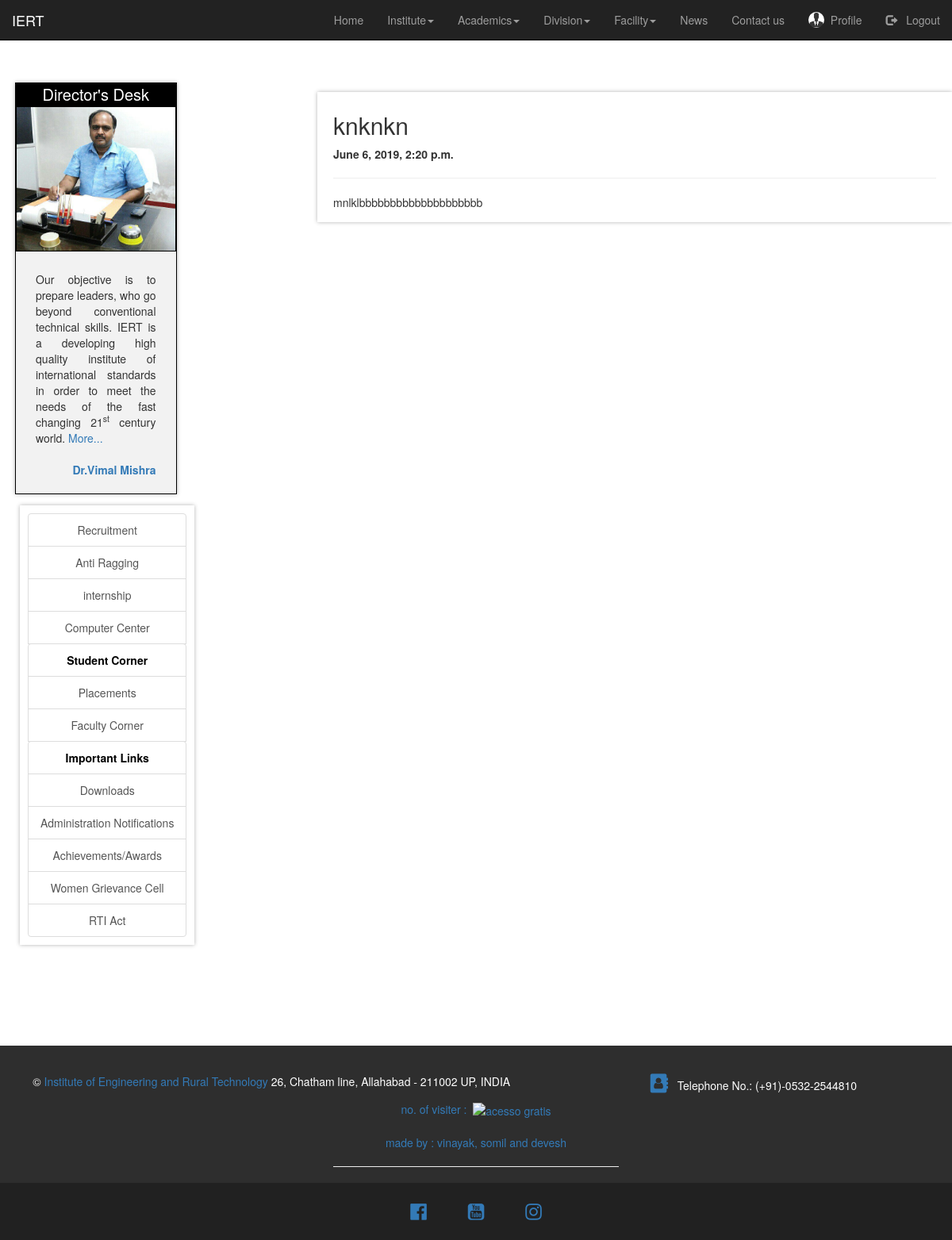
Screenshot of /extra_links/notice/3 (signed in) with the database file from the repository.
### user/models.py (models this page shows, shortened)
class Profile(models.Model):
    user = models.OneToOneField(User, on_delete=models.CASCADE)
    image = models.ImageField(default='profile_pics/default.jpg', upload_to='profile_pics')

### extra_links/models.py (models this page shows, shortened)
class notice_board(models.Model):
    topic=models.CharField(max_length=300)
    branch=models.CharField(max_length=100, choices=[
                     ('Computer Science & Engineering', 'Computer Science & Engineering'),
                     ('Electronic Engineering', 'Electronic Engineering'),
                     ('Industrial & Production Engineering', 'Industrial & Production Engineering'),
                     ('Electrical Engineering', 'Electrical Engineering'),
                     ('Civil Engineering','Civil Engineering'),
                     ('Mechanical Engineering', 'Mechanical Engineering'),
                     ('Instrumentation and Control Engineering', 'Instrumentation and Control Engineering'),
                     ('Applied Science and Humanity', 'Applied Science and Humanity'),
                     ('Management', 'Management'),
                    ])
    date=models.DateTimeField()
    info=models.TextField()

### extra_links/views.py (the view)
# urls.py: path('notice/<int:id>',views.notice,name='notice_page')
def notice(request,id):
    nb=notice_board.objects.get(id=id)
    page_details={
               "nb":nb,
               "title":"Notice"
    }
    return render(request,"extra_links/notice_page.html",page_details)

### extra_links/templates/extra_links/notice_page.html (shortened to what this page needs)
{% extends "home/index.html" %}
{% block start %}
<div class="col-md-8  rest">
  <h2>{{nb.topic}}</h2>
  <sud>
    <b>{{nb.date}}</b>
  </sud>
  <hr />
  <p>{{nb.info|safe}}</p>
</div>
{% endblock %}

### home/templates/home/index.html (shortened to what this page needs)
{% load static %}
{% load pwa %}
<!DOCTYPE html>
<html lang="en">
<head>
  <link rel="stylesheet" href="https://maxcdn.bootstrapcdn.com/bootstrap/3.3.7/css/bootstrap.min.css" />
    <link rel="stylesheet" href="https://cdnjs.cloudflare.com/ajax/libs/jquery-datetimepicker/2.5.20/jquery.datetimepicker.min.css" />
  <link rel="stylesheet" href="https://cdnjs.cloudflare.com/ajax/libs/font-awesome/4.7.0/css/font-awesome.min.css">
   <link rel="stylesheet" type="text/css" href="{% static "index.css" %}" />
</head>
<body class="container-fluid">
  <header class="row">
    <nav class="navbar navbar-inverse navbar-fixed-top">
      <div class="container-fluid">
        <div class="navbar-header">
          <a class="navbar-brand" class="styleheader" href="{% url "index" %}">IERT</a>
        </div>
        <div class="collapse navbar-collapse" id="mainNavBar">
          <ul class="nav navbar-nav navbar-right">
            <li ><a href="{% url "index" %}">Home</a></li>
            <li class="dropdown"><a class="dropdown-toggle" data-toggle="dropdown" href="#">Institute<span class="caret"></span></a>
            </li>
            <li class="dropdown"><a class="dropdown-toggle" data-toggle="dropdown" href="#">Academics<span class="caret"></span></a>
            </li>
            <li class="dropdown"><a class="dropdown-toggle" data-toggle="dropdown" href="#">Division<span class="caret"></span></a>
            </li>
            <li class="dropdown"><a class="dropdown-toggle" data-toggle="dropdown" href="#">Facility<span class="caret"></span></a>
            </li>
          </ul>
          <li><a href="{% url "news" %}">News</a></li>
          <li><a href="{% url "contact_us" %}">Contact us</a></li>
            {% if user.is_authenticated %}
            <li><a href="{% url "profile" %}"><img src="{{user.profile.image.url}}" style="height: 2rem; float: left;" class="img-responsive img-circle"/> &nbsp; Profile</a></li>
            <li><a href="{% url "logout" %}"><span class="glyphicon glyphicon-log-out"></span> &nbsp; Logout</a></li>
            {% else %}
            <li><a href="{% url "register" %}"><span class="glyphicon glyphicon-user"></span> &nbsp; Sign up</a></li>
            <li><a href="{% url "login" %}"><span class="glyphicon glyphicon-log-in"></span> &nbsp; Log in</a></li>
            {% endif %}
        </div>
      </div>
    </nav>
  </header>
  <div  id="contents" >
  <br/>
  <br/>
  <br/>
  <br/>
  {% block side %}
  <div class="row" >
    <div class="col-md-4">
      <br />
      <div class="dir">
        <div style="background: black;font-size: 20px; text-align: center;color:white; ">Director's Desk</div>
        <a target="_blank" href="https://www.iert.ac.in/img/director.jpg">
          <img src="{% static "home/img/director.jpg" %}" alt="image not found" width="300" height="200" class="img-responsive">
        </a>
        <div class="desc">
          <div style="text-align: justify; padding: 10px;">
            Our objective is to prepare leaders, who go beyond conventional
            technical skills. IERT is a developing high quality institute of
            international standards in order to meet the needs of the fast changing
            21<sup>st</sup> century world. <a href="{% url "desk" %}"> More...</a>
            <br />
            <br />
            <div style="float: right;">
              <a href="{% url "director" %}"><b>&nbsp;Dr.Vimal Mishra</b></a>
              <br />
              <br />
            </div>
          </div>
        </div>
      </div>
      <div class="sidebar" style="float:inherit; box-shadow: 0 0 5px rgba(0,0,0,0.3); text-align: center; color:black; padding: 10px; margin: 10px">
        <a class="list-group-item list-group-item-action" href="{% url 'recruitment' %}">Recruitment </a>
        <a class="list-group-item list-group-item-action" href="{% url 'anti_ragging' %}">Anti Ragging</a>
        <a class="list-group-item list-group-item-action" href="{% url 'internship' %}">internship</a>
        <a class="list-group-item list-group-item-action" href="{% url 'computer_center' %}">Computer Center</a>
        <details>
          <summary class="list-group-item list-group-item-action"><b>Student Corner</b></summary>
        </details>
        <a class="list-group-item list-group-item-action" href="{% url "placement" %}">Placements</a>
        <a class="list-group-item list-group-item-action" href="{% url "faculty" %}">Faculty Corner</a>
        <details>
          <summary class="list-group-item list-group-item-action"><b>Important Links</b></summary>
        </details>
        <a class="list-group-item list-group-item-action" href="{% url "download" %}">Downloads</a>
        <a class="list-group-item list-group-item-action " href="#">Administration Notifications</a>
        <a class="list-group-item list-group-item-action" href="{% url "Achievements" %}">Achievements/Awards</a>
        <a class="list-group-item list-group-item-action" href="{% url "Women_Grievance_Cell" %}">Women Grievance Cell</a>
        <a class="list-group-item list-group-item-action" href="{% url "rti" %}">RTI Act</a>
      </div>
    </div>
    <br/>
    {% endblock %}
    <div class="mobile_margin" style="margin-top: -4rem;">
    {% block start %}{% endblock %}
  </div>
  </div>
  </div>
<footer class="page-footer  special-color-dark  footer row" style="background-color:#2E2E2E; text-align: center; color: white;">
  <div class="container-fluid">
    <div class="row" style="padding-top:3%;" >
      <div class="col-md-7 mb-4">
        <p>&copy;<a href="#"> Institute of Engineering and Rural Technology</a> 26, Chatham line, Allahabad - 211002 UP, INDIA &nbsp;&nbsp;&nbsp;</p>
      </div>
      <div class="col-md-5 mb-4">
            <p> <a href="{% url "contact_us" %}"><i class="fa fa-address-book" style="font-size:24px"></i></a>&nbsp;&nbsp; Telephone No.: (+91)-0532-2544810 </p>
      </div>
    </div>
    <div class="row">
      <div align=center><a href='#'>no. of visiter :&nbsp;&nbsp;<img src='https://www.counter12.com/img-y0ww8WAbZbzWbZCc-50.gif' border='0' alt='acesso gratis'></a>
      </div>
    </div>
    <div class="row" style="text-align: center;">
      <br/>
        <a href="{% url "internship" %}" > made by : vinayak, somil and devesh</a>
      </div>
   <div class="row">
   <hr width="30%" align="center"/>
   <center style="background-color:#212121;">
    <a href="https://www.facebook.com/groups/483907021980974/"><i class="fa fa-facebook-official" style="font-size:24px; margin: 2%;"></i></a>
    <a href="#"><i class="fa fa-youtube-square" style="font-size:24px; margin: 2%;"></i></a>
    <a href="#"><i class="fa fa-instagram" style="font-size:24px; margin: 2%;"></i></a>
   </center>
 </div>
</div>
 </footer>
</body>
</html>

### home/static/index.css (style rules this page uses)
html, body { overflow-x: hidden; }
div .dir { margin: 4px; border: 1px solid black; float: left; background: #f2f2f2; box-shadow: 0 0 5px rgba(0, 0, 0, 0.3); width: 55%; display: block; }
div .dir img { width: 100%; border: 1px solid black; height: auto; }
div .desc { padding: 15px; text-align: center; }
.rest { background: white; border: solid 5px white; box-shadow: 0 0 5px rgba(0, 0, 0, 0.3); cursor: pointer; overflow: hidden; min-height: 100%; height: 100%; margin-top: 3%; }
footer { margin-top: 10%; min-width: 100%; position: relative; bottom: 0; left: 0; right: 0; }

### home/templates/home/index.html (style rules this page uses)
body { overflow-x: hidden; }

### rows the page displays
notice_board: topic "knknkn", date "June 6, 2019, 2:20 p.m.", info "mnlklbbbbbbbbbbbbbbbbbbbb"
